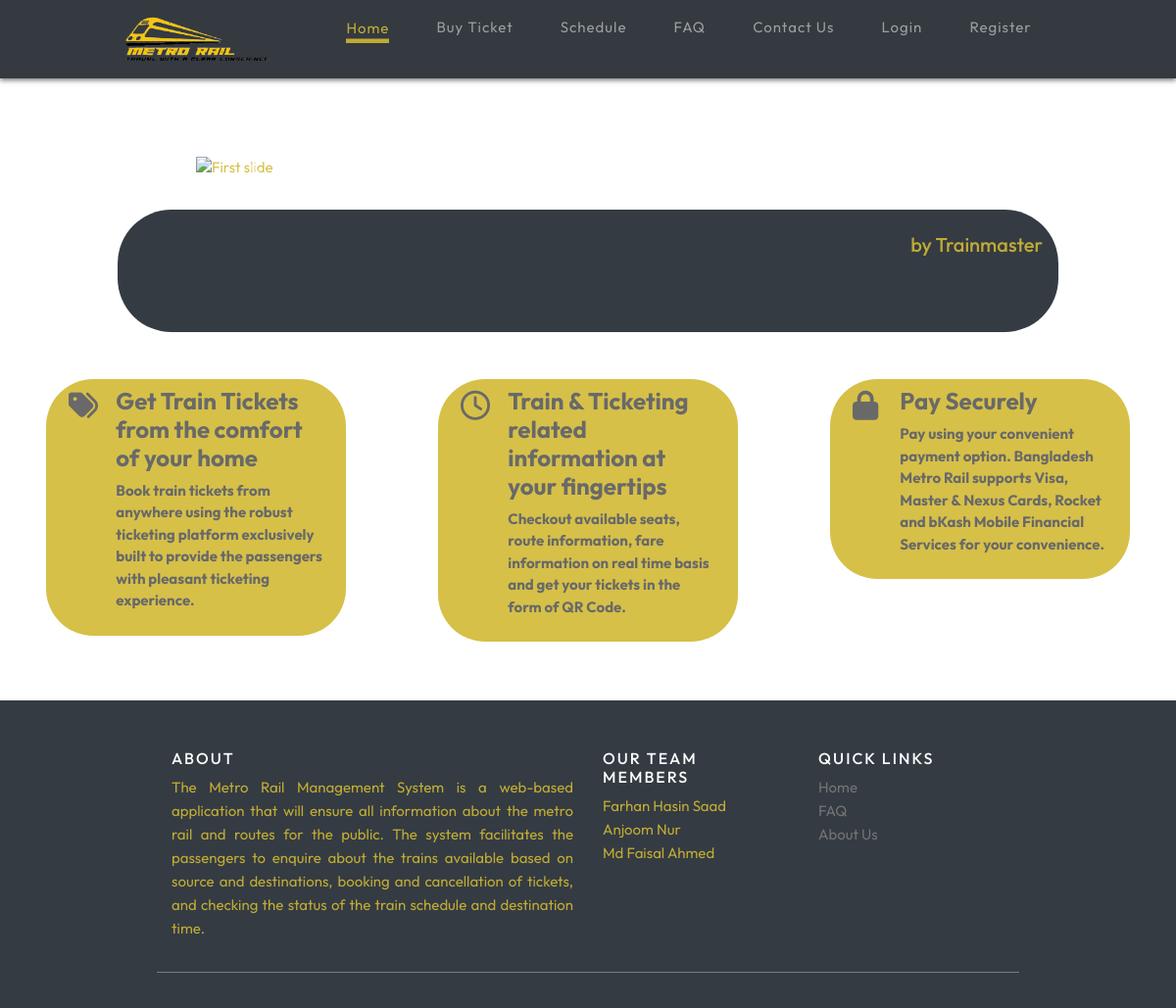
The app's page /, older data.
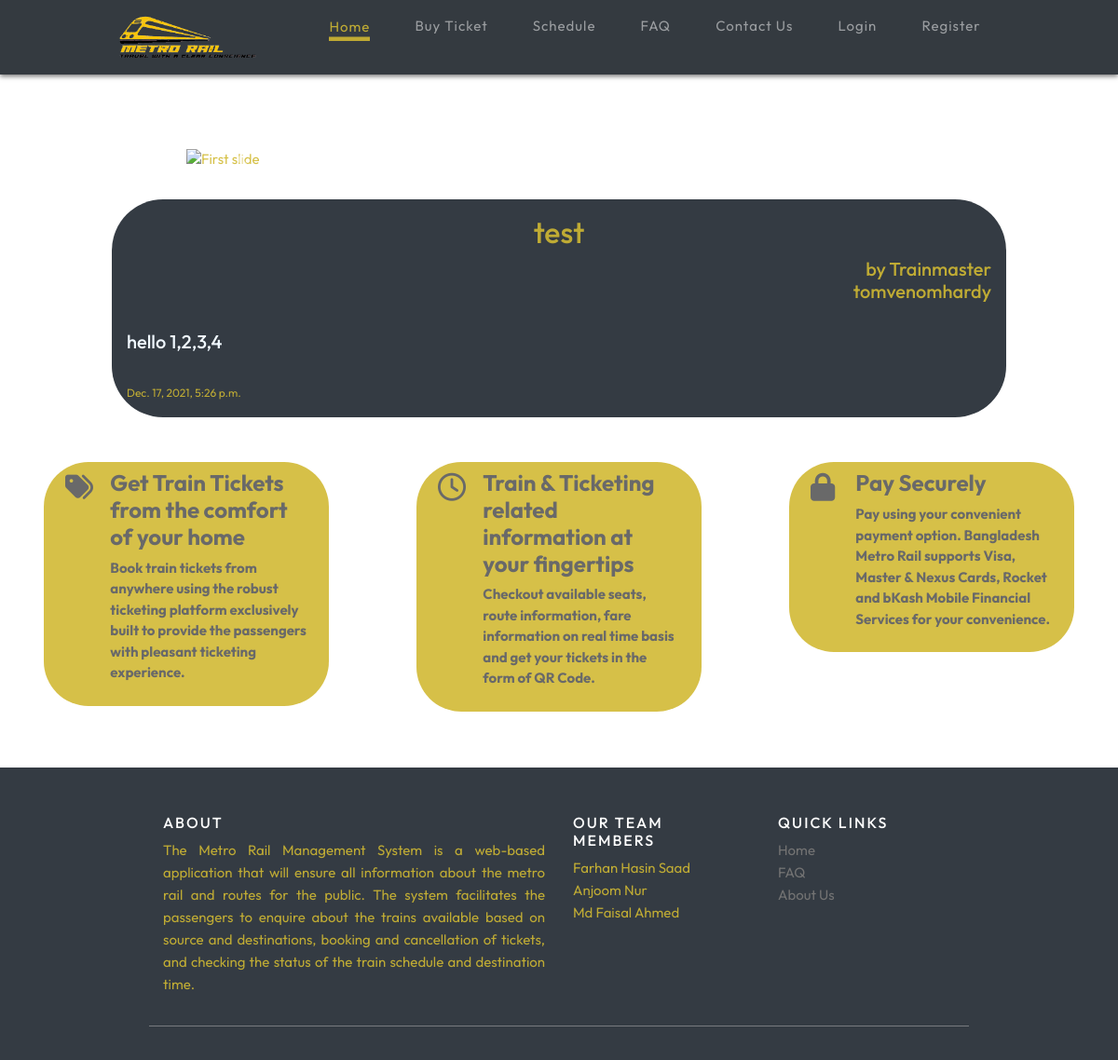
The same page, newer data.
### railapp/models.py (models this page shows, shortened)
class Announcement(models.Model):
    title = models.CharField(max_length=200, unique=True)
    username = models.CharField(max_length=200)
    content = models.TextField()
    created_on = models.DateTimeField(auto_now_add=True)
    class Meta:
         ordering = ['created_on']

### railapp/views.py (the view, shortened to what this page needs)
# urls.py: 2. Add a URL to urlpatterns:  path('', views.home, name='home')
def home(request):
    try:
        post_list=Announcement.objects.order_by('created_on').reverse()
        post_list_2=Announcement.objects.latest('created_on')
        test=Book.objects.all()
        context = {'post_list':post_list, 'post_list_2':post_list_2, 'test':test}
    except ObjectDoesNotExist:
        context={}
    return render(request, 'railapp/home.html', context)

### railapp/templates/railapp/home.html (shortened to what this page needs)
{% extends 'railapp/main.html' %}
{% load static %}
{% block content %}
<html>
<link rel="stylesheet" href="{% static 'css/homebuy.css'%}">
<link rel="stylesheet" href="{% static 'css/contact.css' %}">
<body>
{% if request.user.is_authenticated and user.is_trainmaster == True %}
<div class="inner">
  <form class="{% url 'home' %}" method="post">
    {% csrf_token %}
    <h3 style="text-align:center;">Post Announcement {{name}}</h3>
    <p style="text-align:center;">If you have any announcement to make type the message in the box below. </p>
    <label class="form-group" >
      <input class="form-control" type="text" id="fname" name="title"><br><br>
      <textarea name='content' id="" class="form-control" required></textarea>
      <span class="border"></span>
    </label>
    <button type="submit" class="btn
    dento-btn">Post</button>
  </form>
</div>
{% for row in post_list %}
  <div class="post">
  <h2 style="text-align: center;">{{row.title}}</h2>
  <h5 style="text-align: right;">by {{row.username}}</h5> <br>
  <h5 style="color: aliceblue;">{{row.content}}</h5> <br>
  <small style="text-align: right;">{{row.created_on}}</small>
  </div>
  {% endfor %}
{% else %}
<div id="carouselExampleFade" class="carousel slide carousel-fade " data-ride="carousel">
  <div class="carousel-inner ">
    <div class="carousel-item active ">
      <img class="d-block w-100" src="https://www.travelmate.com.bd/wp-content/uploads/2021/05/Metro-Rail-Dhaka.jpg" alt="First slide">
    </div>
  </div>
  <a class="carousel-control-prev " href="#carouselExampleFade" role="button" data-slide="prev">
    <span class="carousel-control-prev-icon" aria-hidden="true"></span>
  </a>
  <a class="carousel-control-next" href="#carouselExampleFade" role="button" data-slide="next">
    <span class="carousel-control-next-icon" aria-hidden="true"></span>
  </a>
</div>
<div class="post" style="margin-bottom: 3rem;">
  <h2 style="text-align: center;">{{post_list_2.title}}</h2><h5 style="text-align: right;">by Trainmaster <br> {{post_list_2.username}}</h5> <br>
  <h5 style="color: aliceblue;">{{post_list_2.content}}</h5> <br>
  <small style="text-align: right;">{{post_list_2.created_on}}</small>
  </div>
<div class="mainrow ">
  <div class="col-md-4">
  <div class="row">
  <div class="col-2 col-sm-2 mt-1 cus-i-col">
    <i class="fas fa-tags fa-2x"></i>
  </div>
  <div class="col-10 col-sm-10">
    <h4 class="font-weight-bold">Get Train Tickets from the comfort of your home</h4>
    <p class="font-weight-bold cus-font-col-5">Book train tickets from anywhere using
      the robust ticketing platform exclusively built to provide the passengers with pleasant ticketing experience.</p>
  </div>
  </div>
  </div>
  <div class="col-md-4">
  <div class="row">
  <div class="col-2 col-md-2 mt-1  cus-i-col">
    <i class="far fa-clock fa-2x"></i>
  </div>
  <div class="col-10 col-md-10">
    <h4 class="font-weight-bold">Train &amp; Ticketing related information at your fingertips</h4>
      <p class="font-weight-bold cus-font-col-5">Checkout available seats, route information, fare information on real time basis and get your tickets in the form of QR Code.</p>
  </div>
  </div>
  </div>
  <div class="col-md-4">
   <div class="row">
  <div class="col-2 col-md-2 mt-1  cus-i-col">
  <i class="fas fa-lock fa-2x"></i>
  </div>
  <div class="col-10 col-md-10">
   <h4 class="font-weight-bold">Pay Securely</h4>
  <p class="font-weight-bold cus-font-col-5">Pay using your convenient payment option.
    Bangladesh Metro Rail supports Visa, Master &amp; Nexus Cards, Rocket and bKash Mobile Financial Services for your convenience.</p>
 </div>
 </div>
 </div>
 </div>
 {% endif %}
</body>
{% endblock content %}

Row changes from the older to the newer data that the page shows:
added Announcement: title "test", username "tomvenomhardy", content "hello 1,2,3,4", created_on "Dec. 17, 2021, 5:26 p.m."
